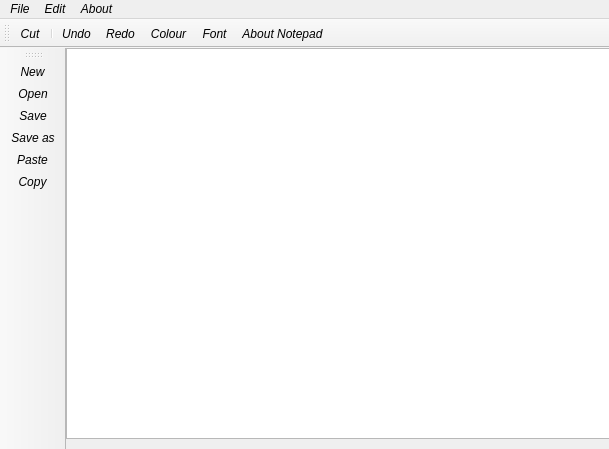
<?xml version="1.0" encoding="UTF-8"?>
<ui version="4.0">
 <class>MainWindow</class>
 <widget class="QMainWindow" name="MainWindow">
  <property name="geometry">
   <rect>
    <x>0</x>
    <y>0</y>
    <width>609</width>
    <height>449</height>
   </rect>
  </property>
  <property name="font">
   <font>
    <family>Segoe UI Historic</family>
    <italic>true</italic>
    <bold>false</bold>
    <underline>false</underline>
   </font>
  </property>
  <property name="cursor">
   <cursorShape>OpenHandCursor</cursorShape>
  </property>
  <property name="mouseTracking">
   <bool>false</bool>
  </property>
  <property name="windowTitle">
   <string notr="true">ASNOTEPAD</string>
  </property>
  <property name="autoFillBackground">
   <bool>false</bool>
  </property>
  <widget class="QWidget" name="centralwidget">
   <widget class="QTextEdit" name="textEdit">
    <property name="geometry">
     <rect>
      <x>0</x>
      <y>0</y>
      <width>571</width>
      <height>391</height>
     </rect>
    </property>
   </widget>
  </widget>
  <widget class="QMenuBar" name="menubar">
   <property name="geometry">
    <rect>
     <x>0</x>
     <y>0</y>
     <width>609</width>
     <height>22</height>
    </rect>
   </property>
   <property name="autoFillBackground">
    <bool>false</bool>
   </property>
   <widget class="QMenu" name="menuFile">
    <property name="title">
     <string>File</string>
    </property>
    <addaction name="actionNew"/>
    <addaction name="actionOpen"/>
    <addaction name="actionSave"/>
    <addaction name="actionSave_as"/>
   </widget>
   <widget class="QMenu" name="menuEdit">
    <property name="title">
     <string>Edit</string>
    </property>
    <addaction name="actionCopy"/>
    <addaction name="actionPaste"/>
    <addaction name="actionRedo"/>
    <addaction name="actionUndo"/>
    <addaction name="actionCut"/>
    <addaction name="actionColour"/>
    <addaction name="actionFont"/>
    <addaction name="actionBackgroundColor"/>
    <addaction name="actionBackground_Color_Edit_Text"/>
   </widget>
   <widget class="QMenu" name="menuAbout">
    <property name="title">
     <string>About</string>
    </property>
    <addaction name="actionAbout_Notepad"/>
   </widget>
   <addaction name="menuFile"/>
   <addaction name="menuEdit"/>
   <addaction name="menuAbout"/>
  </widget>
  <widget class="QToolBar" name="toolBar_2">
   <property name="windowTitle">
    <string>toolBar_2</string>
   </property>
   <attribute name="toolBarArea">
    <enum>LeftToolBarArea</enum>
   </attribute>
   <attribute name="toolBarBreak">
    <bool>false</bool>
   </attribute>
   <addaction name="actionNew"/>
   <addaction name="actionOpen"/>
   <addaction name="actionSave"/>
   <addaction name="actionSave_as"/>
   <addaction name="actionPaste"/>
   <addaction name="actionCopy"/>
  </widget>
  <widget class="QToolBar" name="toolBar">
   <property name="windowTitle">
    <string>toolBar</string>
   </property>
   <attribute name="toolBarArea">
    <enum>TopToolBarArea</enum>
   </attribute>
   <attribute name="toolBarBreak">
    <bool>false</bool>
   </attribute>
   <addaction name="actionCut"/>
   <addaction name="separator"/>
   <addaction name="actionUndo"/>
   <addaction name="actionRedo"/>
   <addaction name="actionColour"/>
   <addaction name="actionFont"/>
   <addaction name="actionAbout_Notepad"/>
  </widget>
  <action name="actionNew">
   <property name="icon">
    <iconset resource="Resource.qrc">
     <normaloff>:/rec/img/new.png</normaloff>:/rec/img/new.png</iconset>
   </property>
   <property name="text">
    <string>New</string>
   </property>
  </action>
  <action name="actionOpen">
   <property name="icon">
    <iconset resource="Resource.qrc">
     <normaloff>:/rec/img/open.png</normaloff>:/rec/img/open.png</iconset>
   </property>
   <property name="text">
    <string>Open</string>
   </property>
  </action>
  <action name="actionSave">
   <property name="icon">
    <iconset resource="Resource.qrc">
     <normaloff>:/rec/img/save.png</normaloff>:/rec/img/save.png</iconset>
   </property>
   <property name="text">
    <string>Save</string>
   </property>
  </action>
  <action name="actionSave_as">
   <property name="icon">
    <iconset resource="Resource.qrc">
     <normaloff>:/rec/img/save-as.png</normaloff>:/rec/img/save-as.png</iconset>
   </property>
   <property name="text">
    <string>Save as</string>
   </property>
  </action>
  <action name="actionCopy">
   <property name="icon">
    <iconset resource="Resource.qrc">
     <normaloff>:/rec/img/copy.png</normaloff>:/rec/img/copy.png</iconset>
   </property>
   <property name="text">
    <string>Copy</string>
   </property>
  </action>
  <action name="actionPaste">
   <property name="icon">
    <iconset resource="Resource.qrc">
     <normaloff>:/rec/img/paste.png</normaloff>:/rec/img/paste.png</iconset>
   </property>
   <property name="text">
    <string>Paste</string>
   </property>
  </action>
  <action name="actionRedo">
   <property name="icon">
    <iconset resource="Resource.qrc">
     <normaloff>:/rec/img/redo.png</normaloff>:/rec/img/redo.png</iconset>
   </property>
   <property name="text">
    <string>Redo</string>
   </property>
  </action>
  <action name="actionUndo">
   <property name="icon">
    <iconset resource="Resource.qrc">
     <normaloff>:/rec/img/undo.png</normaloff>:/rec/img/undo.png</iconset>
   </property>
   <property name="text">
    <string>Undo</string>
   </property>
  </action>
  <action name="actionAbout_Notepad">
   <property name="icon">
    <iconset resource="Resource.qrc">
     <normaloff>:/rec/img/about.png</normaloff>:/rec/img/about.png</iconset>
   </property>
   <property name="text">
    <string>About Notepad</string>
   </property>
  </action>
  <action name="actionCut">
   <property name="icon">
    <iconset resource="Resource.qrc">
     <normaloff>:/rec/img/cut.png</normaloff>:/rec/img/cut.png</iconset>
   </property>
   <property name="text">
    <string>Cut</string>
   </property>
  </action>
  <action name="actionColour">
   <property name="icon">
    <iconset resource="Resource.qrc">
     <normaloff>:/rec/img/color.png</normaloff>:/rec/img/color.png</iconset>
   </property>
   <property name="text">
    <string>Colour</string>
   </property>
  </action>
  <action name="actionFont">
   <property name="icon">
    <iconset resource="Resource.qrc">
     <normaloff>:/rec/img/font.png</normaloff>:/rec/img/font.png</iconset>
   </property>
   <property name="text">
    <string>Font</string>
   </property>
  </action>
  <action name="actionBackgroundColor">
   <property name="text">
    <string>BackgroundColor</string>
   </property>
  </action>
  <action name="actionBackground_Color_Edit_Text">
   <property name="text">
    <string>Background Color Edit Text</string>
   </property>
  </action>
 </widget>
 <resources>
  <include location="Resource.qrc"/>
 </resources>
 <connections/>
</ui>
